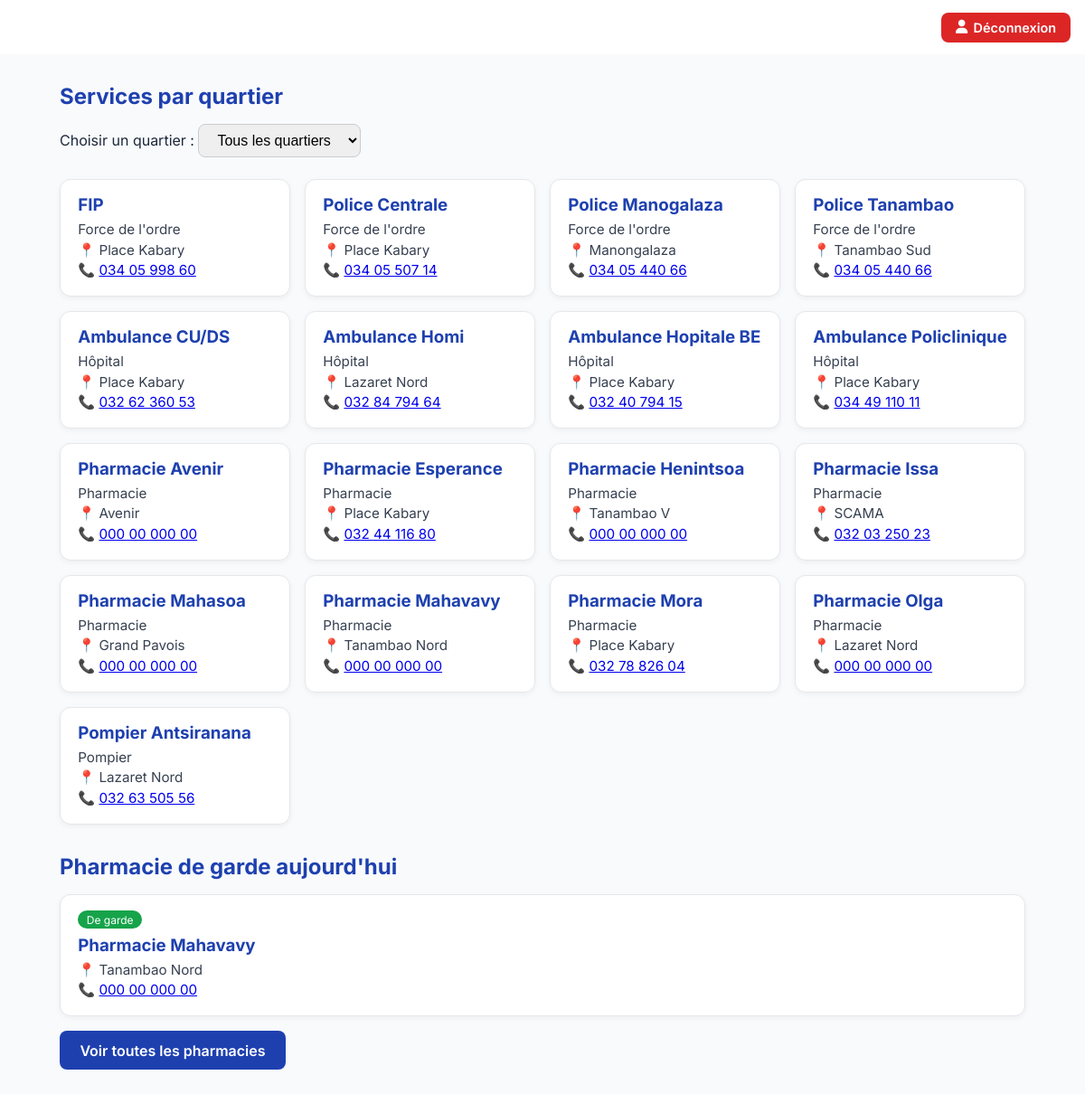
Screenshot of /client/service-urgence.php (signed in) with the database file from the repository.
### tables this page shows
CREATE TABLE `service` (
  `id_service` int(11) NOT NULL,
  `libelle` varchar(255) NOT NULL,
  `telephone` varchar(50) NOT NULL,
  `adresse` varchar(255) NOT NULL,
  `latitude` decimal(10,7) DEFAULT NULL,
  `longitude` decimal(10,7) DEFAULT NULL,
  `id_quartier` int(11) NOT NULL,
  `id_type` int(11) NOT NULL,
  `actif` tinyint(1) NOT NULL DEFAULT 1,
  `description` text DEFAULT NULL,
  `date_creation` timestamp NOT NULL DEFAULT current_timestamp(),
  `date_modification` timestamp NOT NULL DEFAULT current_timestamp() ON UPDATE current_timestamp()
);

CREATE TABLE `type_service` (
  `id_type` int(11) NOT NULL,
  `nom_type` varchar(100) NOT NULL
);

CREATE TABLE `quartier` (
  `id_quartier` int(11) NOT NULL,
  `nom_quartier` varchar(100) NOT NULL,
  `latitude` decimal(10,7) DEFAULT NULL,
  `longitude` decimal(10,7) DEFAULT NULL
);

### includes/db_connect.php (called while the page is built, shortened)
<?php
function getPharmacieGarde($pdo) {
    $today = date('Y-m-d');
    $stmt = $pdo->prepare("
        SELECT s.libelle AS nom_service, s.telephone AS numero_telephone, q.nom_quartier
        FROM garde g
        JOIN service s ON g.id_service = s.id_service
        JOIN type_service ts ON s.id_type = ts.id_type
        JOIN quartier q ON s.id_quartier = q.id_quartier
        WHERE :today BETWEEN g.date_debut AND g.date_fin
          AND ts.nom_type = 'Pharmacie'
          AND s.actif = 1
        ORDER BY g.date_debut DESC
        LIMIT 1
    ");
    $stmt->execute(['today' => $today]);
    $result = $stmt->fetch(PDO::FETCH_ASSOC);
    return $result ?: null;
}
function getServices($pdo, $id_quartier = null) {
    $sql = "
        SELECT s.libelle AS nom_service, s.telephone AS numero_telephone, ts.nom_type AS nom_categorie, q.nom_quartier
        FROM service s
        JOIN type_service ts ON s.id_type = ts.id_type
        JOIN quartier q ON s.id_quartier = q.id_quartier
        WHERE s.actif = 1
    ";
    $sql .= " ORDER BY ts.nom_type, s.libelle";
    $stmt = $pdo->prepare($sql);
    if ($id_quartier) {
        $stmt->execute(['id_quartier' => $id_quartier]);
    } else {
        $stmt->execute();
    }
    return $stmt->fetchAll(PDO::FETCH_ASSOC);
}
?>

### client/service-urgence.php (the view, shortened to what this page needs)
<?php
require_once '../includes/db_connect.php';
$id_quartier = $_GET['id_quartier'] ?? null;
$services = getServices($pdo, $id_quartier ?: null);
$pharmacieGarde = getPharmacieGarde($pdo);
?>
<!DOCTYPE html>
<html lang="fr">
<head>
</head>
<body>
<?php include '../includes/header.php' ?>
    <section class="section-services">
        <h2 class="section-title">Services par quartier</h2>
        <form method="GET" class="filtre-quartier">
            <label for="id_quartier">Choisir un quartier :</label>
            <select name="id_quartier" id="id_quartier" onchange="this.form.submit()">
                <option value="">Tous les quartiers</option>
            </select>
        </form>
        <?php if (count($services) > 0): ?>
            <div class="grid-cards">
                <?php foreach ($services as $s): ?>
                    <div class="card">
                        <h3><?= htmlspecialchars($s['nom_service']) ?></h3>
                        <p><?= htmlspecialchars($s['nom_categorie']) ?></p>
                        <p>📍 <?= htmlspecialchars($s['nom_quartier']) ?></p>
                        <?php if (!empty($s['numero_telephone'])): ?>
                            <p>📞 <a href="tel:<?= htmlspecialchars($s['numero_telephone']) ?>"><?= htmlspecialchars($s['numero_telephone']) ?></a></p>
                        <?php endif; ?>
                    </div>
                <?php endforeach; ?>
            </div>
        <?php else: ?>
            <p class="aucun-resultat">Aucun service trouvé pour ce quartier.</p>
        <?php endif; ?>
    </section>
    <section class="section-pharmacies">
        <h2 class="section-title">Pharmacie de garde aujourd'hui</h2>
        <?php if ($pharmacieGarde): ?>
            <div class="grid-cards">
                <div class="card">
                    <span class="badge-garde">De garde</span>
                    <h3><?= htmlspecialchars($pharmacieGarde['nom_service']) ?></h3>
                    <p>📍 <?= htmlspecialchars($pharmacieGarde['nom_quartier']) ?></p>
                    <?php if (!empty($pharmacieGarde['numero_telephone'])): ?>
                        <p>📞 <a href="tel:<?= htmlspecialchars($pharmacieGarde['numero_telephone']) ?>"><?= htmlspecialchars($pharmacieGarde['numero_telephone']) ?></a></p>
                    <?php endif; ?>
                </div>
            </div>
        <?php else: ?>
            <p class="aucun-resultat">Aucune pharmacie de garde enregistrée pour aujourd'hui.</p>
        <?php endif; ?>
        <a href="pharmacies.php" class="btn-primary">Voir toutes les pharmacies</a>
    </section>
</body>
</html>

### asset/css/home.css (style rules this page uses)
:root { --bg-light: #f8fafc; --bg-white: #ffffff; --blue-deep: #1e40af; --blue-deep-dark: #1e3a8a; --red-emergency: #dc2626; --pharmacie-accent: #63e6be; --text-dark: #1e293b; --text-muted: #64748b; --transition: all 0.25s ease; }
* { margin: 0; padding: 0; box-sizing: border-box; -webkit-tap-highlight-color: transparent; }
html, body { font-family: 'Inter', sans-serif; background: var(--bg-light); color: var(--text-dark); }

### client/service-urgence.php (style rules this page uses)
:root { --primary: #1e40af; --primary-dark: #1a3a99; --border-color: #dcdfe3; --text-main: #2d3436; --text-muted: #6b7280; --radius: 8px; --shadow: 0 2px 10px rgba(0,0,0,0.08); }
body { font-family: 'Segoe UI', Arial, sans-serif; }
.section-services, .section-pharmacies { max-width: 1100px; margin: 2rem auto; padding: 0 1rem; }
.section-title { font-size: 1.5rem; color: #1e40af; margin-bottom: 1rem; }
.filtre-quartier { margin-bottom: 1.5rem; }
.filtre-quartier select { padding: 0.5rem 1rem; border-radius: 8px; border: 1px solid #ccc; font-size: 1rem; }
.grid-cards { display: grid; grid-template-columns: repeat(auto-fit, minmax(240px, 1fr)); gap: 1rem; }
.card { background: #fff; border: 1px solid #e5e7eb; border-radius: 12px; padding: 1rem 1.2rem; box-shadow: 0 2px 6px rgba(0,0,0,0.05); }
.card h3 { margin: 0 0 0.4rem; color: #1e40af; }
.card p { margin: 0.2rem 0; color: #374151; font-size: 0.95rem; }
.badge-garde { display: inline-block; background: #16a34a; color: #fff; font-size: 0.75rem; padding: 0.15rem 0.6rem; border-radius: 999px; margin-bottom: 0.4rem; }
.btn-primary { display: inline-block; background: #1e40af; color: #fff; padding: 0.7rem 1.4rem; border-radius: 8px; text-decoration: none; font-weight: 600; margin-top: 1rem; }

### rows the page displays
service: libelle "FIP", id_type.nom_type "Force de l'ordre", id_quartier.nom_quartier "Place Kabary", telephone "034 05 998 60"
service: libelle "Police Centrale", id_type.nom_type "Force de l'ordre", id_quartier.nom_quartier "Place Kabary", telephone "034 05 507 14"
service: libelle "Police Manogalaza", id_type.nom_type "Force de l'ordre", id_quartier.nom_quartier "Manongalaza", telephone "034 05 440 66"
service: libelle "Police Tanambao", id_type.nom_type "Force de l'ordre", id_quartier.nom_quartier "Tanambao Sud", telephone "034 05 440 66"
service: libelle "Ambulance CU/DS", id_type.nom_type "Hôpital", id_quartier.nom_quartier "Place Kabary", telephone "032 62 360 53"
service: libelle "Ambulance Homi", id_type.nom_type "Hôpital", id_quartier.nom_quartier "Lazaret Nord", telephone "032 84 794 64"
service: libelle "Ambulance Hopitale BE", id_type.nom_type "Hôpital", id_quartier.nom_quartier "Place Kabary", telephone "032 40 794 15"
service: libelle "Ambulance Policlinique", id_type.nom_type "Hôpital", id_quartier.nom_quartier "Place Kabary", telephone "034 49 110 11"
service: libelle "Pharmacie Avenir", id_type.nom_type "Pharmacie", id_quartier.nom_quartier "Avenir", telephone "000 00 000 00"
service: libelle "Pharmacie Esperance", id_type.nom_type "Pharmacie", id_quartier.nom_quartier "Place Kabary", telephone "032 44 116 80"
service: libelle "Pharmacie Henintsoa", id_type.nom_type "Pharmacie", id_quartier.nom_quartier "Tanambao V", telephone "000 00 000 00"
service: libelle "Pharmacie Issa", id_type.nom_type "Pharmacie", id_quartier.nom_quartier "SCAMA", telephone "032 03 250 23"
service: libelle "Pharmacie Mahasoa", id_type.nom_type "Pharmacie", id_quartier.nom_quartier "Grand Pavois", telephone "000 00 000 00"
service: libelle "Pharmacie Mahavavy", id_type.nom_type "Pharmacie", id_quartier.nom_quartier "Tanambao Nord", telephone "000 00 000 00"
service: libelle "Pharmacie Mora", id_type.nom_type "Pharmacie", id_quartier.nom_quartier "Place Kabary", telephone "032 78 826 04"
service: libelle "Pharmacie Olga", id_type.nom_type "Pharmacie", id_quartier.nom_quartier "Lazaret Nord", telephone "000 00 000 00"
service: libelle "Pompier Antsiranana", id_type.nom_type "Pompier", id_quartier.nom_quartier "Lazaret Nord", telephone "032 63 505 56"
